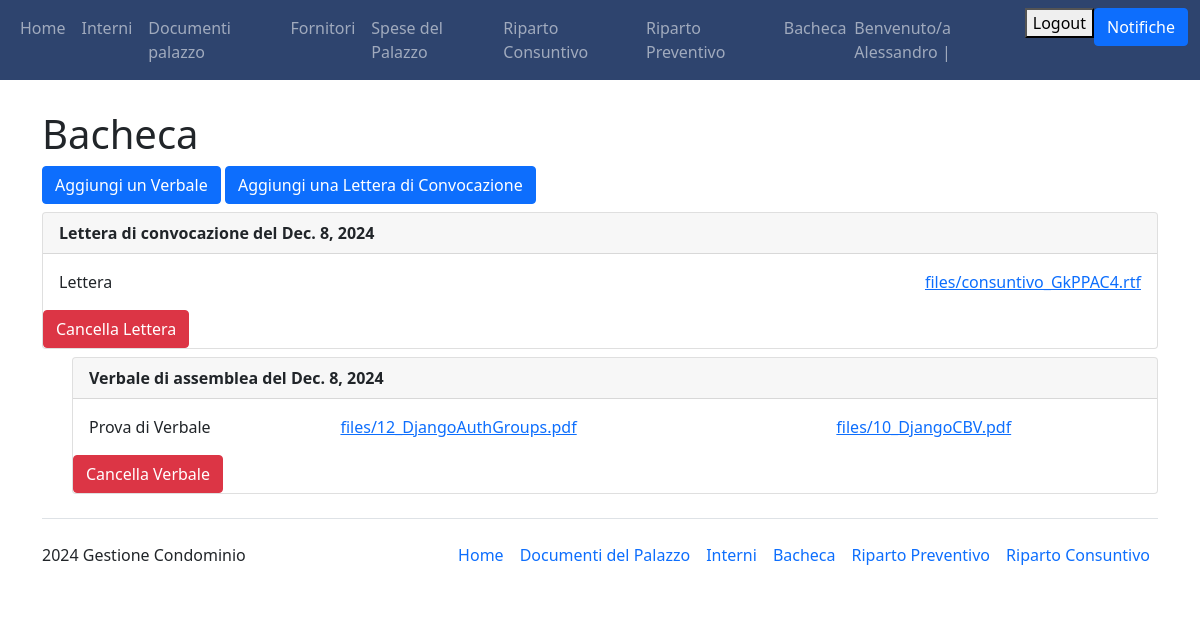
/bacheca/ (signed in), run on the app's committed database.
### Condominio/models.py (models this page shows, shortened)
class Lettera_Convocazione(models.Model):
    data = models.DateField("Data", primary_key=True)
    descrizione = models.CharField(max_length=200)
    convocazione_documento = models.FileField(
        verbose_name="Lettera di convocazione", upload_to='files/', blank=True, default=None)
    class Meta:
        verbose_name_plural = "Lettere di convocazione"

class Verbale(models.Model):  # lettera di convocazione (ora, giorno, luogo) probabilmente in bacheca + contabilità(rendiconto, consuntivo, dell'anno precedente, appena concluso)
    data = models.DateField("Data", primary_key=True)
    descrizione = models.CharField(max_length=200)
    documento = models.FileField("Documento", upload_to='files/', blank=True, default=None)
    lettera_accompagnatoria = models.FileField(
        "Lettera accompagnatoria", upload_to="files/", blank=True, default=None)
    class Meta:
        ordering = ["data"]
        verbose_name_plural = "Verbali"

### Condominio/views.py (the view)
# urls.py: path('bacheca/', views.bacheca, name="bacheca"),
@login_required(login_url='login')
def bacheca(request):
    verbali = Verbale.objects.all()
    lettere = Lettera_Convocazione.objects.all()
    if request.method == "POST":
        lettera_id = request.POST.get("lettera-id")
        print(lettera_id)
        lettera = Lettera_Convocazione.objects.filter(id=lettera_id).first()
        if lettera and (request.user.has_perm("main.delete_lettera")):
            lettera.delete()
    if request.method == "POST":
        verbale_id = request.POST.get("verbale-id")
        print(verbale_id)
        verbale = Verbale.objects.filter(id=verbale_id).first()
        if verbale and (request.user.has_perm("main.delete_verbale")):
            verbale.delete()
    return render(request, 'Condominio_main/bacheca.html', {"verbali": verbali, "lettere": lettere})

### Condominio/templates/Condominio_main/bacheca.html (shortened to what this page needs)
{% extends 'Condominio_main/base.html' %}
{% block content %}
{% load static %}
<h1 style="margin-top: 30px">Bacheca</h1>
{% if user.is_staff %}
<a class="btn btn-primary" href="/create_verbale" role="button">Aggiungi un Verbale</a>
<a class="btn btn-primary" href="/create_lettera" role="button">Aggiungi una Lettera di Convocazione</a>
{% endif %}
{% for lettera in lettere %}
<div class="card mt-2">
    <div class="card-header"><strong>Lettera di convocazione del {{lettera.data}}</strong></div>
    <div class="card-body d-flex flex-row justify-content-between">
       <div>
            {{lettera.descrizione}}
       </div>
       <div>
            <a href="{% get_media_prefix %}{{lettera.convocazione_documento}}">{{lettera.convocazione_documento}}</a>
       </div>
    </div>
    <div>
          {% if user == lettera.author or perms.main.delete_lettera %}
               <form method="post">
                    <a href="{% url 'cancella_lettera' pk=lettera.pk %}" class="btn btn-danger">Cancella Lettera</a>
               </form>
          {% endif %}
    </div>
</div>
{%empty%}
<p>Non sono state caricate ancora delle lettere di convocazione</p>
{% endfor %}
{% for verbale in verbali %}
<div class="card mt-2" style="margin-left: 30px; margin-top: 30px">
    <div class="card-header"><strong>Verbale di assemblea del {{verbale.data}}</strong></div>
    <div class="card-body d-flex flex-row justify-content-between">
       <div>
            {{verbale.descrizione}}
       </div>
       <div>
           <a href="{% get_media_prefix %}{{ verbale.lettera_accompagnatoria }}">{{ verbale.lettera_accompagnatoria }}</object>
       </div>
       <div>
          <a href="{% get_media_prefix %}{{ verbale.documento }}">{{ verbale.documento }}</object>
       </div>
    </div>
    <div>
          {% if user == verbale.author or perms.main.delete_verbale %}
               <form method="post">
                    <a href="{% url 'cancella_verbale' pk=verbale.pk %}" class="btn btn-danger">Cancella Verbale</a>
               </form>
          {% endif %}
     </div>
</div>
{%empty%}
<p>Non sono stati caricati ancora dei verbali</p>
{% endfor %}
{% endblock %}

### Condominio/templates/Condominio_main/base.html (shortened to what this page needs)
<!DOCTYPE html>
<html lang="en">
<head>
    <link href="https://cdn.jsdelivr.net/npm/bootstrap@5.0.2/dist/css/bootstrap.min.css" rel="stylesheet">
    <link rel="stylesheet" href="https://cdn.jsdelivr.net/npm/bootstrap-icons@1.11.3/font/bootstrap-icons.min.css">
</head>
<body>
    <nav class="navbar navbar-expand-lg navbar-dark" style="background-color: #2E446E">
        <div class="container-fluid">
            <div>
                <ul class="navbar-nav">
                    <li class="nav-item">
                        <a class="nav-link" href="/home">Home</a>
                    </li>
                    {% if user.is_authenticated and  user.is_staff %}
                    <li class="nav-item">
                        <a class="nav-link" href="/interni">Interni</a>
                    </li>
                    <li class="nav-item">
                        <a class="nav-link" href="/documenti_palazzo">Documenti palazzo</a>
                    </li>
                    {% endif %}
                    {% if user.is_staff %}
                    <li class="nav-item">
                        <a class="nav-link" href="/fornitori">Fornitori</a>
                    </li>
                    {% endif %}
                    <li class="nav-item">
                        <a class="nav-link" href="/spesa">Spese del Palazzo</a>
                    </li>
                    <li class="nav-item">
                        <a class="nav-link" href="/riparto_consuntivo">Riparto Consuntivo</a>
                    </li>
                    <li class="nav-item">
                        <a class="nav-link" href="/riparto_preventivo">Riparto Preventivo</a>
                    </li>
                    <li class="nav-item">
                        <a class="nav-link" href="/bacheca">Bacheca</a>
                    </li>
                </ul>
            </div>
            <div>
                <ul class="navbar-nav">
                    {% if user.is_authenticated %}
                    {% if user.is_staff %}
                    <span class="navbar-text">Benvenuto/a {{user.first_name}} | </span>
                    {% else %}
                    <span class="navbar-text">Benvenuto/a <a href="{% url 'profilo' %}">{{user.first_name}}</a> | </span>
                    {% endif %}
                    <li class="nav-item">
                        <form action="{% url 'logout' %}" method="post">
                            <button type="submit">Logout</button>
                        </form>
                    </li>
                    <li class="nav-item">
                        <button class="btn btn-primary" type="button" data-bs-toggle="offcanvas" data-bs-target="#offcanvasRight" aria-controls="offcanvasRight">Notifiche</button>
                    </li>
                    {% else %}
                    <li class="nav-item">
                        <a class="nav-link" href="{% url 'login' %}">Login</a>
                    </li>
                    {% endif %}
                </ul>
            </div>
        </div>
    </nav>
    <div class="container">
        {% block content %}
        {% endblock  %}
    </div>
    {% if user.is_authenticated and user.is_staff %}
    <div class="container" style="margin: auto auto 0 auto">
        <footer class="d-flex flex-wrap justify-content-between align-items-center py-3 my-4 border-top">
          <p class="col-md-4 mb-0 text-body-secondary"> 2024 Gestione Condominio </p>
          <ul class="nav col-md-8 justify-content-end">
            <li class="nav-item"><a href="/home" class="nav-link px-2 text-body-secondary">Home</a></li>
            <li class="nav-item"><a href="/documenti_palazzo" class="nav-link px-2 text-body-secondary">Documenti del Palazzo</a></li>
            <li class="nav-item"><a href="/interni" class="nav-link px-2 text-body-secondary">Interni</a></li>
            <li class="nav-item"><a href="/bacheca" class="nav-link px-2 text-body-secondary">Bacheca</a></li>
            <li class="nav-item"><a href="/riparto_preventivo" class="nav-link px-2 text-body-secondary">Riparto Preventivo</a></li>
            <li class="nav-item"><a href="/riparto_consuntivo" class="nav-link px-2 text-body-secondary">Riparto Consuntivo</a></li>
          </ul>
        </footer>
    </div>
    {% endif %}
</body>
</html>

### data on the page
Lettera_Convocazione: data "Dec. 8, 2024", descrizione "Lettera", convocazione_documento "files/consuntivo_GkPPAC4.rtf"
Verbale: data "Dec. 8, 2024", descrizione "Prova di Verbale", lettera_accompagnatoria "files/12_DjangoAuthGroups.pdf", documento "files/10_DjangoCBV.pdf"

### other printed values
{{ user.first_name }} "Alessandro"
